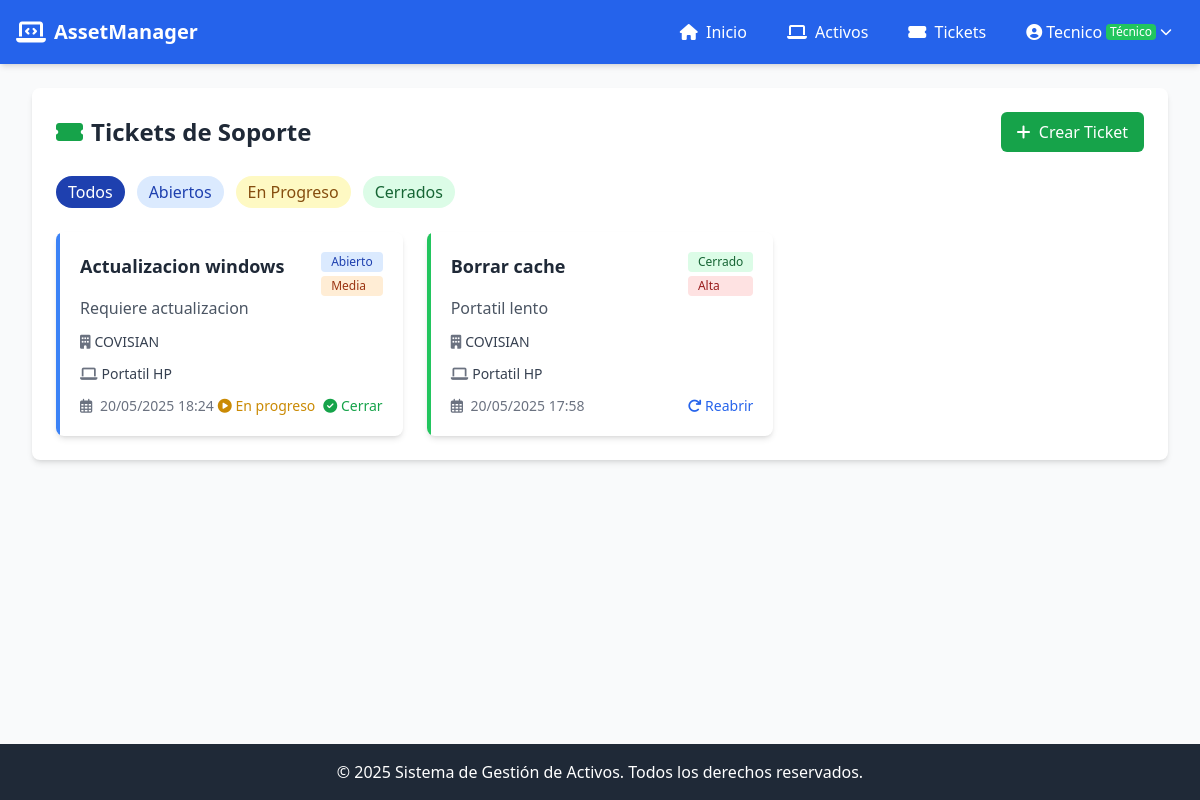
The app's page /tickets/ (signed in) with its own data.
### inventory/models.py (models this page shows, shortened)
class Ticket(models.Model):
    ESTADO_CHOICES = [
        ('abierto', 'Abierto'),
        ('en_progreso', 'En progreso'),
        ('cerrado', 'Cerrado'),
    ]
    PRIORIDAD_CHOICES = [
        ('baja', 'Baja'),
        ('media', 'Media'),
        ('alta', 'Alta'),
    ]
    titulo = models.CharField(max_length=255)
    descripcion = models.TextField()
    estado = models.CharField(max_length=20, choices=ESTADO_CHOICES, default='abierto')
    prioridad = models.CharField(max_length=20, choices=PRIORIDAD_CHOICES, default='media')
    fecha_creacion = models.DateTimeField(auto_now_add=True)
    empresa = models.ForeignKey(Empresa, on_delete=models.CASCADE)
    usuario = models.ForeignKey(User, on_delete=models.CASCADE)
    activo = models.ForeignKey("inventory.Activo", on_delete=models.CASCADE, null=True, blank=True)
    fecha_cierre = models.DateTimeField(null=True, blank=True)
    comentario_cierre = models.TextField(blank=True, null=True)
    cerrado_por = models.ForeignKey(User, on_delete=models.SET_NULL, null=True, blank=True, related_name='tickets_cerrados')

class Empresa(models.Model):
    nombre = models.CharField(max_length=255)
    nit = models.CharField(max_length=50, unique=True)
    direccion = models.CharField(max_length=255, blank=True)
    telefono = models.CharField(max_length=20, blank=True)

class Activo(models.Model):
    nombre = models.CharField(max_length=255)
    descripcion = models.TextField(blank=True)
    tipo = models.CharField(max_length=100, choices=[('PC', 'PC'), ('Impresora', 'Impresora'), ('Router', 'Router')])
    empresa = models.ForeignKey(Empresa, on_delete=models.CASCADE)
    fecha_registro = models.DateField(auto_now_add=True)

### inventory/views.py (the view)
# urls.py: path('tickets/', views.lista_tickets, name='lista_tickets'),
@login_required
def lista_tickets(request):
    try:
        perfil = PerfilUsuario.objects.get(user=request.user)
        if perfil.is_cliente():
            if perfil.empresa:
                tickets = Ticket.objects.filter(empresa=perfil.empresa).order_by('-fecha_creacion')
            else:
                tickets = Ticket.objects.none()
                messages.warning(request, 'No tienes una empresa asignada.')
        else:
            tickets = Ticket.objects.all().order_by('-fecha_creacion')
        return render(request, 'inventory/ticket_list.html', {
            'tickets': tickets,
            'perfil': perfil
        })
    except PerfilUsuario.DoesNotExist:
        messages.error(request, 'No tienes un perfil asociado a una empresa.')
        return redirect('login')

### inventory/models.py (called while the page is built)
    def is_cliente(self):
        return self.rol == 'cliente'

### inventory/templates/inventory/ticket_list.html (shortened to what this page needs)
{% extends 'inventory/base.html' %}
{% block content %}
<div class="bg-white shadow-md rounded-lg p-6">
    <div class="flex justify-between items-center mb-6">
        <h1 class="text-2xl font-bold text-gray-800">
            <i class="fas fa-ticket-alt text-green-600 mr-2"></i>Tickets de Soporte
        </h1>
        <a href="{% url 'crear_ticket' %}" class="px-4 py-2 bg-green-600 text-white rounded-md hover:bg-green-700 transition">
            <i class="fas fa-plus mr-1"></i> Crear Ticket
        </a>
    </div>
    <div class="mb-6 flex flex-wrap gap-3">
        <button class="filter-btn px-3 py-1 rounded-full bg-gray-200 text-gray-800 hover:bg-gray-300 active" data-filter="all">
            Todos
        </button>
        <button class="filter-btn px-3 py-1 rounded-full bg-blue-100 text-blue-800 hover:bg-blue-200" data-filter="abierto">
            Abiertos
        </button>
        <button class="filter-btn px-3 py-1 rounded-full bg-yellow-100 text-yellow-800 hover:bg-yellow-200" data-filter="en_progreso">
            En Progreso
        </button>
        <button class="filter-btn px-3 py-1 rounded-full bg-green-100 text-green-800 hover:bg-green-200" data-filter="cerrado">
            Cerrados
        </button>
    </div>
    {% if tickets %}
        <div class="grid grid-cols-1 md:grid-cols-2 lg:grid-cols-3 gap-6" id="tickets-container">
            {% for ticket in tickets %}
                <div class="ticket-card bg-white rounded-lg shadow-md overflow-hidden hover:shadow-lg transition duration-300"
                     data-estado="{{ ticket.estado }}" data-prioridad="{{ ticket.prioridad }}">
                    <div class="p-5 {% if ticket.estado == 'abierto' %}border-l-4 border-blue-500{% elif ticket.estado == 'en_progreso' %}border-l-4 border-yellow-500{% else %}border-l-4 border-green-500{% endif %}">
                        <div class="flex items-start justify-between">
                            <h3 class="text-lg font-bold text-gray-800 mb-2">{{ ticket.titulo }}</h3>
                            <div class="flex flex-col gap-1">
                                <span class="{% if ticket.estado == 'abierto' %}bg-blue-100 text-blue-800{% elif ticket.estado == 'en_progreso' %}bg-yellow-100 text-yellow-800{% else %}bg-green-100 text-green-800{% endif %} text-xs font-medium px-2.5 py-0.5 rounded">
                                    {{ ticket.estado|capfirst }}
                                </span>
                                <span class="{% if ticket.prioridad == 'alta' %}bg-red-100 text-red-800{% elif ticket.prioridad == 'media' %}bg-orange-100 text-orange-800{% else %}bg-gray-100 text-gray-800{% endif %} text-xs font-medium px-2.5 py-0.5 rounded">
                                    {{ ticket.prioridad|capfirst }}
                                </span>
                            </div>
                        </div>
                        <p class="text-gray-600 mb-3 line-clamp-2">{{ ticket.descripcion }}</p>
                        {% if perfil.rol == 'admin' or perfil.rol == 'tecnico' %}
                        <div class="flex items-center mb-3 text-sm">
                            <i class="fas fa-building text-gray-500 mr-1"></i>
                            <span class="text-gray-700">{{ ticket.empresa.nombre }}</span>
                        </div>
                        {% endif %}
                        {% if ticket.activo %}
                            <div class="flex items-center mb-3 text-sm">
                                <i class="fas fa-laptop text-gray-500 mr-1"></i>
                                <span class="text-gray-700">{{ ticket.activo.nombre }}</span>
                            </div>
                        {% endif %}
                        <div class="flex justify-between items-center text-sm text-gray-500">
                            <span><i class="far fa-calendar-alt mr-1"></i> {{ ticket.fecha_creacion|date:"d/m/Y H:i" }}</span>
                            {% if perfil.rol == 'tecnico' or perfil.rol == 'admin' %}
                                {% if ticket.estado != 'cerrado' %}
                                <div class="flex space-x-2">
                                    {% if ticket.estado == 'abierto' %}
                                    <a href="{% url 'cambiar_estado_ticket' ticket.id 'en_progreso' %}" class="text-yellow-600 hover:underline">
                                        <i class="fas fa-play-circle"></i> En progreso
                                    </a>
                                    {% endif %}
                                    <a href="{% url 'cerrar_ticket' ticket.id %}" class="text-green-600 hover:underline">
                                        <i class="fas fa-check-circle"></i> Cerrar
                                    </a>
                                </div>
                                {% else %}
                                <a href="{% url 'cambiar_estado_ticket' ticket.id 'abierto' %}" class="text-blue-600 hover:underline">
                                    <i class="fas fa-redo"></i> Reabrir
                                </a>
                                {% endif %}
                            {% else %}
                                <a href="#" class="text-blue-600 hover:underline">Ver detalles</a>
                            {% endif %}
                        </div>
                    </div>
                </div>
            {% endfor %}
        </div>
    {% else %}
        <div class="bg-yellow-50 p-4 rounded-md border border-yellow-200 text-yellow-800">
            <i class="fas fa-exclamation-triangle mr-2"></i>No hay tickets registrados.
        </div>
    {% endif %}
</div>
{% endblock %}

### inventory/templates/inventory/base.html (shortened to what this page needs)
{% load static %}
<!DOCTYPE html>
<html lang="es">
<head>
    <script src="https://cdn.tailwindcss.com"></script>
    <link rel="stylesheet" href="https://cdnjs.cloudflare.com/ajax/libs/font-awesome/6.4.0/css/all.min.css">
    <link rel="stylesheet" href="{% static 'css/styles.css' %}">
</head>
<body class="bg-gray-50 font-sans">
    <div class="min-h-screen flex flex-col">
        {% if user.is_authenticated %}
        <nav class="bg-blue-600 text-white shadow-md">
            <div class="max-w-7xl mx-auto px-4">
                <div class="flex justify-between h-16">
                    <div class="flex items-center">
                        <a href="{% url 'inicio' %}" class="flex items-center space-x-2">
                            <i class="fas fa-laptop-code text-2xl"></i>
                            <span class="font-bold text-xl">AssetManager</span>
                        </a>
                    </div>
                    <div class="flex items-center space-x-4">
                        <a href="{% url 'inicio' %}" class="px-3 py-2 rounded-md hover:bg-blue-700 transition">
                            <i class="fas fa-home mr-1"></i> Inicio
                        </a>
                        <a href="{% url 'activos_por_empresa' %}" class="px-3 py-2 rounded-md hover:bg-blue-700 transition">
                            <i class="fas fa-laptop mr-1"></i> Activos
                        </a>
                        <a href="{% url 'lista_tickets' %}" class="px-3 py-2 rounded-md hover:bg-blue-700 transition">
                            <i class="fas fa-ticket-alt mr-1"></i> Tickets
                        </a>
                        <div class="relative" id="user-menu-container">
                            <button id="user-menu-button" class="flex items-center px-3 py-2 rounded-md hover:bg-blue-700 transition">
                                <i class="fas fa-user-circle mr-1"></i>
                                {{ user.username }}
                                {% if perfil.rol == 'admin' %}
                                    <span class="ml-1 text-xs bg-red-500 text-white px-1 rounded">Admin</span>
                                {% elif perfil.rol == 'tecnico' %}
                                    <span class="ml-1 text-xs bg-green-500 text-white px-1 rounded">Técnico</span>
                                {% else %}
                                    <span class="ml-1 text-xs bg-blue-300 text-blue-900 px-1 rounded">Cliente</span>
                                {% endif %}
                                <i class="fas fa-chevron-down ml-1 text-xs"></i>
                            </button>
                        </div>
                    </div>
                </div>
            </div>
        </nav>
        {% endif %}
        <main class="flex-grow">
            <div class="max-w-7xl mx-auto py-6 px-4 sm:px-6 lg:px-8">
                {% block content %}{% endblock %}
            </div>
        </main>
        <footer class="bg-gray-800 text-white py-4 mt-auto">
            <div class="max-w-7xl mx-auto px-4 text-center">
                <p>&copy; 2025 Sistema de Gestión de Activos. Todos los derechos reservados.</p>
            </div>
        </footer>
    </div>
</body>
</html>

### static/css/styles.css (style rules this page uses)
body { font-family: "Inter", sans-serif; }
.filter-btn.active { background-color: #1e40af; color: white; }
.line-clamp-2 { display: -webkit-box; -webkit-line-clamp: 2; -webkit-box-orient: vertical; overflow: hidden; }

### records on screen
Ticket: titulo "Actualizacion windows", estado "Abierto", prioridad "Media", descripcion "Requiere actualizacion", empresa.nombre "COVISIAN", activo.nombre "Portatil HP", fecha_creacion "20/05/2025 18:24", shows "En progreso", shows "Cerrar"
Ticket: titulo "Borrar cache", estado "Cerrado", prioridad "Alta", descripcion "Portatil lento", empresa.nombre "COVISIAN", activo.nombre "Portatil HP", fecha_creacion "20/05/2025 17:58", shows "Reabrir"

### other values on screen
{{ user.username }} "Tecnico"
